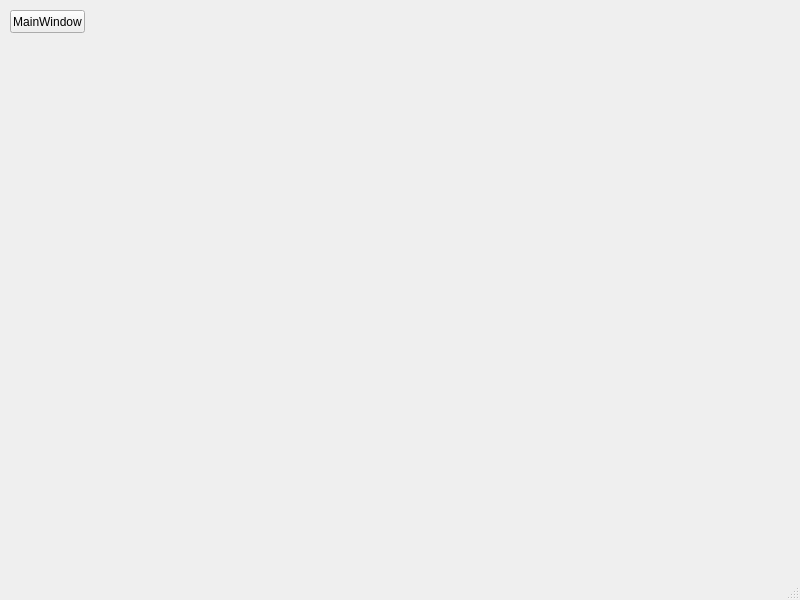
<?xml version="1.0" encoding="UTF-8"?>
<ui version="4.0">
 <class>MainWindow</class>
 <widget class="QMainWindow" name="MainWindow">
  <property name="geometry">
   <rect>
    <x>0</x>
    <y>0</y>
    <width>800</width>
    <height>600</height>
   </rect>
  </property>
  <property name="windowTitle">
   <string>MainWindow</string>
  </property>
  <widget class="QWidget" name="centralwidget">
   <widget class="QPushButton" name="pushButton">
    <property name="geometry">
     <rect>
      <x>10</x>
      <y>10</y>
      <width>75</width>
      <height>23</height>
     </rect>
    </property>
    <property name="text">
     <string>MainWindow</string>
    </property>
   </widget>
  </widget>
  <widget class="QMenuBar" name="menubar">
   <property name="geometry">
    <rect>
     <x>0</x>
     <y>0</y>
     <width>800</width>
     <height>21</height>
    </rect>
   </property>
  </widget>
  <widget class="QStatusBar" name="statusbar"/>
 </widget>
 <resources/>
 <connections/>
</ui>
